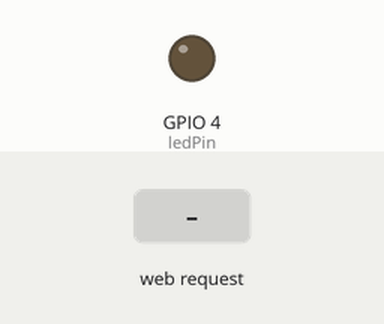
Bench run of a sketch on a simulated ESP8266 (NodeMCU). On the bench: output pins drawn as LEDs (lit = HIGH). The test bench sets the inputs (shaded band). WiFi joins after 1.5 s; servers stay silent unless stated; what the sketch prints to the serial monitor is not drawn.

Above: at 2.7 s.
2.8 s: HTTP request GET /off received
At 3.1 s:
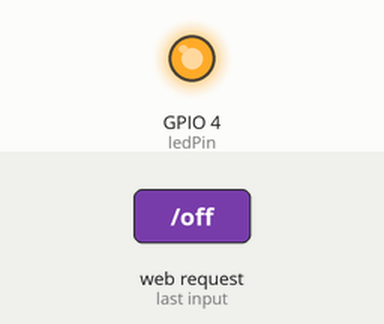
4.3 s: HTTP request GET /on received
At 5.4 s:
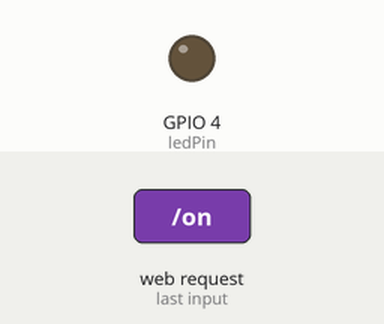
Timing chart, 0 to 7.3 s (numbered marks = the images above; inputs shaded):
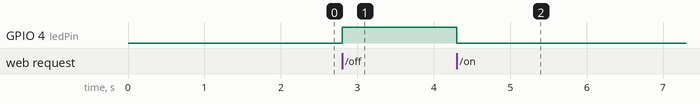

The sketch:

HelloWorld_ESP8266.ino
```cpp
#include <ESP8266WiFi.h>

//Nome da sua rede Wifi
const char* ssid = "Trojan.exe";

//Senha da rede
const char* password = "Monalisa";

//IP do ESP (para voce acessar pelo browser)
IPAddress ip(192, 168, 13, 13);

//IP do roteador da sua rede wifi
IPAddress gateway(191, 168, 0, 1);

//Mascara de rede da sua rede wifi
IPAddress subnet(255, 255, 252, 0);

//Criando o servidor web na porta 80
WiFiServer server(80);

//Pino do NodeMCU que estara conectado ao rele
const int ledPin = 4; //Equivalente ao D2 no NodeMCU

//Funcao que sera executada apenas ao ligar o ESP8266
void setup() {
  //Preparando o pino
  pinMode(ledPin, OUTPUT);
  //digitalWrite(ledPin, LOW);

  //Conectando ao Wifi
  WiFi.config(ip, gateway, subnet);
  WiFi.begin(ssid, password);

  //Verificando se esta conectado,
  //caso contrario, espera um pouco e verifica de novo.
  while (WiFi.status() != WL_CONNECTED) {
    delay(500);
  }
  Serial.println("");
  Serial.println("WiFi connected");

  //Iniciando o servidor Web
  server.begin();
}

void loop() {
  //Verificando se o servidor esta pronto.
  WiFiClient client = server.available();
  if (!client) {
    return;
  }

  //Verificando se o servidor recebeu requisicao
  while (!client.available()) {
    delay(1);
  }

  //Obtendo a requisicao vinda do browser
  String req = client.readStringUntil('\r');
  client.flush();

  //Iniciando o buffer com a pagina HTML enviada ao browser.
  String buf = "";

  buf += "HTTP/1.1 200 OK\r\nContent-Type: text/html\r\n\r\n<!DOCTYPE HTML>\r\n<html>\r\n";
  buf += "<head> ";
  buf += "<meta charset='UTF-8'> ";
  buf += "<meta http-equiv='cache-control' content='max-age=0' /> ";
  buf += "<meta http-equiv='cache-control' content='no-cache' /> ";
  buf += "<meta http-equiv='expires' content='0' /> ";
  buf += "<meta http-equiv='expires' content='Tue, 01 Jan 1980 1:00:00 GMT' /> ";
  buf += "<meta http-equiv='pragma' content='no-cache' /> ";
  buf += "<title>Automa&ccedil;&atilde;o Residencial</title> ";
  buf += "<style> ";
  buf += "body{font-family:Open Sans; color:#555555;} ";
  buf += "h1{font-size:24px; font-weight:normal; margin:0.4em 0;} ";
  buf += ".container { width: 100%; margin: 0 auto; } ";
  buf += ".container .row { float: left; clear: both; width: 100%; } ";
  buf += ".container .col { float: left; margin: 0 0 1.2em; padding-right: 1.2em; padding-left: 1.2em; } ";
  buf += ".container .col.four, .container .col.twelve { width: 100%; } ";
  buf += "@media screen and (min-width: 767px) { ";
  buf += ".container{width: 100%; max-width: 1080px; margin: 0 auto;} ";
  buf += ".container .row{width:100%; float:left; clear:both;} ";
  buf += ".container .col{float: left; margin: 0 0 1em; padding-right: .5em; padding-left: .5em;} ";
  buf += ".container .col.four { width: 50%; } ";
  buf += ".container .col.tweleve { width: 100%; } ";
  buf += "} ";
  buf += "* {-moz-box-sizing: border-box; -webkit-box-sizing: border-box; box-sizing: border-box;} ";
  buf += "a{text-decoration:none;} ";
  buf += ".btn {font-size: 18px; white-space:nowrap; width:100%; padding:.8em 1.5em; font-family: Open Sans, Helvetica,Arial,sans-serif; ";
  buf += "line-height:18px; display: inline-block;zoom: 1; color: #fff; text-align: center; position:relative; ";
  buf += "-webkit-transition: border .25s linear, color .25s linear, background-color .25s linear; ";
  buf += "transition: border .25s linear, color .25s linear, background-color .25s linear;} ";
  buf += ".btn.btn-sea{background-color: #08bc9a; border-color: #08bc9a; -webkit-box-shadow: 0 3px 0 #088d74; box-shadow: 0 3px 0 #088d74;} ";
  buf += ".btn.btn-sea:hover{background-color:#01a183;} ";
  buf += ".btn.btn-sea:active{ top: 3px; outline: none; -webkit-box-shadow: none; box-shadow: none;} ";
  buf += "</style> ";
  buf += "</head> ";
  buf += "<body> ";
  buf += "<div class='container'> ";
  buf += "<div class='row'> ";
  buf += "<div class='col twelve'> ";
  buf += "<p align='center'><font size='10'>Controle de l&acirc;mpadas</font></p> ";
  buf += "</div> ";
  buf += "</div> ";
  buf += "<div class='row'> ";
  buf += "<div class='col four'> ";
  buf += "<a href='?f=on' class='btn btn-sea'>Ligar</a> ";
  buf += "</div> ";
  buf += "<div class='col four'> ";
  buf += "<a href='?f=off' class='btn btn-sea'>Desligar</a> ";
  buf += "</div> ";
  buf += "</div> ";
  buf += "<div class='col twelve'> ";
  buf += "<p align='center'><font size='5'>Criando Meu Monstro</font></p> ";
  buf += "</div> ";
  buf += "</div> ";
  buf += "</body> ";
  buf += "</html> ";

  //Enviando para o browser a 'pagina' criada.
  client.print(buf);
  client.flush();

  //Analisando a requisicao recebida para decidir se liga ou desliga a lampada
  int value = LOW;
  if (req.indexOf("on") == -1){
    digitalWrite(ledPin, HIGH);
  }
  else if (req.indexOf("off") == -1)
  {
    digitalWrite(ledPin, LOW);
    value = LOW;
  }
  else
  {
    //Requisicao invalida!
    client.stop();
  }
}
```

Measured:
- after the input at 2.8 s, GPIO 4 (ledPin): LOW → HIGH at once
- after the input at 4.3 s, GPIO 4 (ledPin): HIGH → LOW at once
